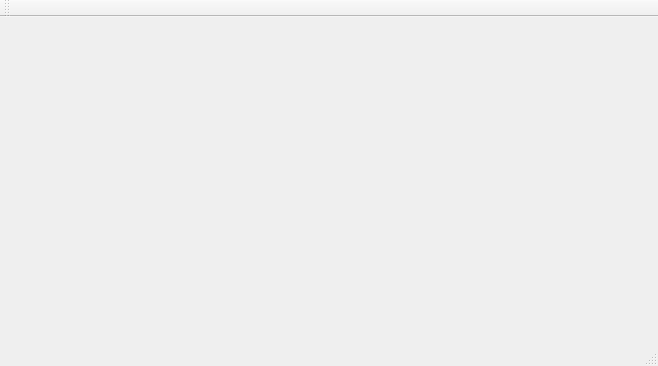
<?xml version="1.0" encoding="UTF-8"?>
<ui version="4.0">
 <class>MainWindow</class>
 <widget class="QMainWindow" name="MainWindow">
  <property name="geometry">
   <rect>
    <x>0</x>
    <y>0</y>
    <width>658</width>
    <height>366</height>
   </rect>
  </property>
  <property name="windowTitle">
   <string>MainWindow</string>
  </property>
  <widget class="QWidget" name="centralWidget">
   <widget class="QWidget" name="horizontalWidget" native="true">
    <property name="geometry">
     <rect>
      <x>0</x>
      <y>0</y>
      <width>661</width>
      <height>321</height>
     </rect>
    </property>
    <layout class="QHBoxLayout" name="horizontalLayout">
     <property name="sizeConstraint">
      <enum>QLayout::SetMaximumSize</enum>
     </property>
    </layout>
   </widget>
  </widget>
  <widget class="QMenuBar" name="menuBar">
   <property name="geometry">
    <rect>
     <x>0</x>
     <y>0</y>
     <width>658</width>
     <height>21</height>
    </rect>
   </property>
  </widget>
  <widget class="QToolBar" name="mainToolBar">
   <attribute name="toolBarArea">
    <enum>TopToolBarArea</enum>
   </attribute>
   <attribute name="toolBarBreak">
    <bool>false</bool>
   </attribute>
  </widget>
  <widget class="QStatusBar" name="statusBar"/>
 </widget>
 <layoutdefault spacing="6" margin="11"/>
 <resources/>
 <connections/>
</ui>
